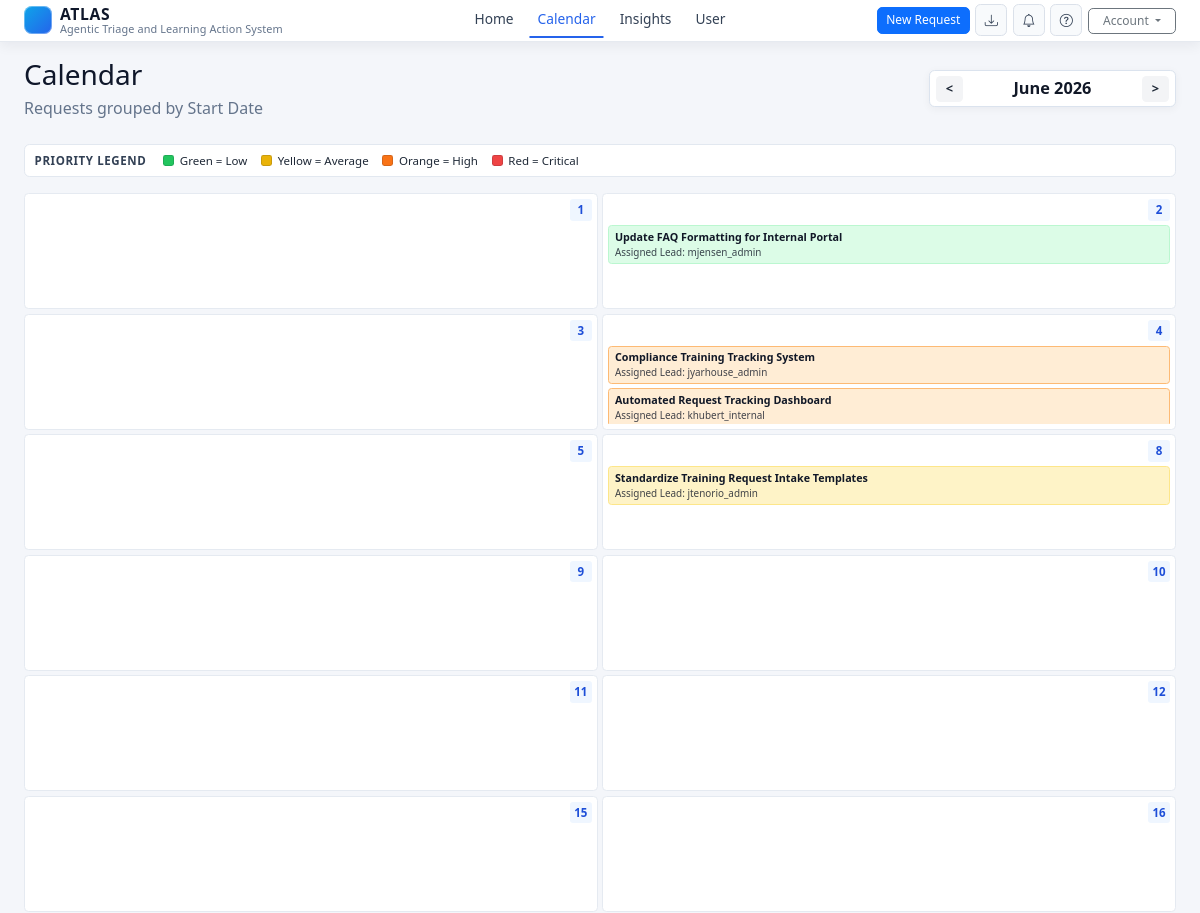
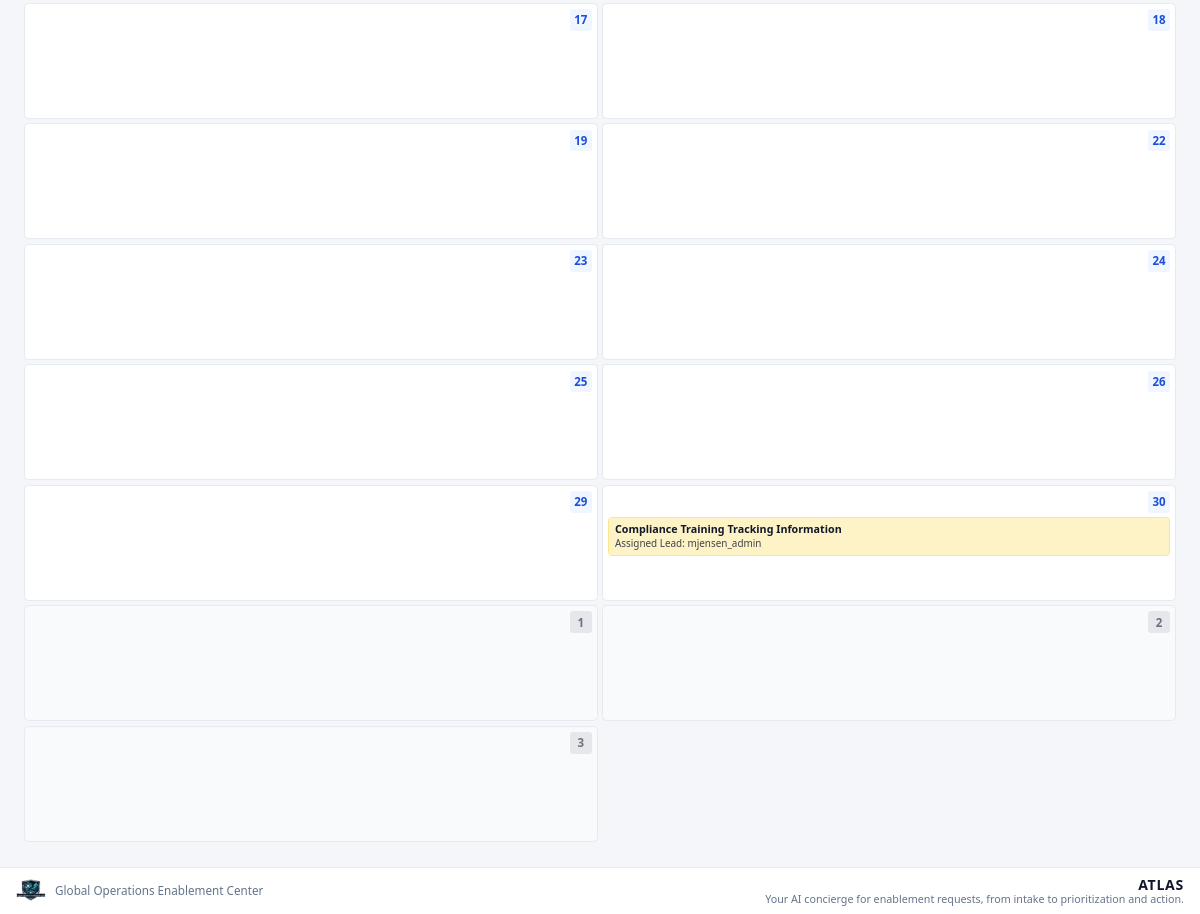
Page /calendar?year=2026&month=6 (signed in) on the committed database (2 pictures, top to bottom).
### app.py (models this page shows)
class Request(db.Model):
    id = db.Column(db.Integer, primary_key=True)
    request_number = db.Column(db.Integer, unique=True, nullable=False)
    project_name = db.Column(db.String(200), nullable=False)
    assigned_lead = db.Column(db.String(120), nullable=False)
    requested_by = db.Column(db.String(120), nullable=False)
    stakeholder_group = db.Column(db.String(120), nullable=False)
    content_type = db.Column(db.String(120), nullable=True)
    status = db.Column(db.String(60), nullable=False, default="New")
    description = db.Column(db.Text, nullable=True)
    business_outcome = db.Column(db.Text, nullable=False)
    reviewed = db.Column(db.Boolean, nullable=False, default=False)
    created_at = db.Column(db.DateTime, nullable=False, default=datetime.utcnow)
    start_date = db.Column(db.Date, nullable=True)
    end_date = db.Column(db.DateTime, nullable=True)
    visibility = db.Column(db.Integer, nullable=False, default=0)
    business_value = db.Column(db.Integer, nullable=False, default=0)
    reach = db.Column(db.Integer, nullable=False, default=0)
    reuse = db.Column(db.Integer, nullable=False, default=0)
    risk_compliance = db.Column(db.Integer, nullable=False, default=0)
    feasibility = db.Column(db.Integer, nullable=False, default=0)
    business_value_rationale = db.Column(db.Text, nullable=False, default="")
    reach_rationale = db.Column(db.Text, nullable=False, default="")
    reuse_rationale = db.Column(db.Text, nullable=False, default="")
    risk_compliance_rationale = db.Column(db.Text, nullable=False, default="")
    feasibility_rationale = db.Column(db.Text, nullable=False, default="")
    total_score = db.Column(db.Integer, nullable=False, default=0)
    priority = db.Column(db.String(30), nullable=False, default="Low")

### app.py (the view)
@app.route("/calendar")
@login_required
def calendar_view():
    today = datetime.utcnow().date()
    try:
        year = int(request.args.get("year", today.year))
    except (TypeError, ValueError):
        year = today.year
    if year < 1 or year > 9999:
        year = today.year
    try:
        month = int(request.args.get("month", today.month))
    except (TypeError, ValueError):
        month = today.month
    if month < 1 or month > 12:
        month = today.month
    month_start = datetime(year, month, 1).date()
    if month == 12:
        next_month_start = datetime(year + 1, 1, 1).date()
    else:
        next_month_start = datetime(year, month + 1, 1).date()
    month_requests = (
        Request.query.filter(Request.start_date.isnot(None))
        .filter(Request.start_date >= month_start)
        .filter(Request.start_date < next_month_start)
        .order_by(Request.start_date.asc(), Request.total_score.desc(), Request.project_name.asc())
        .all()
    )
    requests_by_day = {}
    for item in month_requests:
        requests_by_day.setdefault(item.start_date, []).append(item)
    for day_requests in requests_by_day.values():
        day_requests.sort(key=lambda item: (-item.total_score, item.priority, item.project_name.lower()))
    month_weeks = []
    for week in pycalendar.Calendar(firstweekday=0).monthdatescalendar(year, month):
        week_days = []
        for day in week:
            if day.weekday() >= 5:
                continue
            week_days.append(
                {
                    "date": day,
                    "day": day.day,
                    "is_current_month": day.month == month,
                    "is_today": day == today,
                    "requests": requests_by_day.get(day, []),
                }
            )
        month_weeks.append(week_days)
    (prev_year, prev_month), (next_year, next_month) = _month_bounds(year, month)
    return render_template(
        "calendar.html",
        current_year=year,
        current_month=month,
        month_name=pycalendar.month_name[month],
        month_weeks=month_weeks,
        day_labels=list(pycalendar.day_abbr[:5]),
        prev_month_url=url_for("calendar_view", year=prev_year, month=prev_month),
        next_month_url=url_for("calendar_view", year=next_year, month=next_month),
        today=today,
    )

### app.py (called while the page is built)
@login_manager.user_loader
def load_user(user_id):
    try:
        return User.query.get(int(user_id))
    except (TypeError, ValueError):
        return None

def _priority_rule_for_score(total):
    for rule in PRIORITY_RULES:
        if total >= rule["min_score"]:
            return rule
    return PRIORITY_RULES[-1]

def _month_bounds(year, month):
    prev_month = month - 1
    prev_year = year
    if prev_month < 1:
        prev_month = 12
        prev_year -= 1
    next_month = month + 1
    next_year = year
    if next_month > 12:
        next_month = 1
        next_year += 1
    return (prev_year, prev_month), (next_year, next_month)

@app.context_processor
def inject_download_url():
    dashboard_params = {
        key: value
        for key, value in request.args.items()
        if key in {
            "view",
            "q",
            "stakeholder_group",
            "requested_by",
            "assigned_lead",
            "status",
            "priority",
            "start_date_from",
            "start_date_to",
            "sort",
            "order",
        }
        and value
    }
    if request.endpoint == "dashboard" and dashboard_params:
        download_url = url_for("download_csv", **dashboard_params)
    else:
        download_url = url_for("download_csv")
    return {
        "download_url": download_url,
        "priority_levels": PRIORITY_RULES,
        "priority_meta_for_score": _priority_rule_for_score,
        "priority_meta_for_label": _priority_rule_for_label,
    }

### templates/calendar.html (shortened to what this page needs)
{% extends "base.html" %}
{% block content %}
<div class="calendar-page">
    <div class="d-flex flex-wrap align-items-center justify-content-between gap-3 mb-4">
        <div>
            <h1 class="h3 mb-1">Calendar</h1>
            <p class="text-muted mb-0">Requests grouped by Start Date</p>
        </div>
        <div class="calendar-nav-controls" aria-label="Calendar month navigation">
            <a class="calendar-nav-arrow" href="{{ prev_month_url }}" aria-label="Previous month">&lt;</a>
            <div class="calendar-month-title">{{ month_name }} {{ current_year }}</div>
            <a class="calendar-nav-arrow" href="{{ next_month_url }}" aria-label="Next month">&gt;</a>
        </div>
    </div>
    <div class="calendar-priority-legend mb-3" role="note" aria-label="Priority legend">
        <span class="calendar-legend-title">Priority Legend</span>
        <span class="calendar-legend-item">
            <span class="calendar-legend-swatch swatch-low" aria-hidden="true"></span>
            Green = Low
        </span>
        <span class="calendar-legend-item">
            <span class="calendar-legend-swatch swatch-average" aria-hidden="true"></span>
            Yellow = Average
        </span>
        <span class="calendar-legend-item">
            <span class="calendar-legend-swatch swatch-high" aria-hidden="true"></span>
            Orange = High
        </span>
        <span class="calendar-legend-item">
            <span class="calendar-legend-swatch swatch-critical" aria-hidden="true"></span>
            Red = Critical
        </span>
    </div>
    <div class="calendar-grid">
        {% for week in month_weeks %}
            {% for day in week %}
                <div class="calendar-day {% if not day.is_current_month %}calendar-day-outside{% endif %} {% if day.is_today %}calendar-day-today{% endif %}">
                    <div class="calendar-day-header">
                        <span class="calendar-day-number">{{ day.day }}</span>
                    </div>
                    <div class="calendar-day-items">
                        {% for item in day.requests %}
                            {% set item_priority = priority_meta_for_score(item.total_score) %}
                            {% set priority_class = 'calendar-item-' ~ item_priority.slug %}
                            <a class="calendar-item {{ priority_class }}" href="{{ url_for('view_request', request_id=item.id) }}" aria-label="Open {{ item.project_name }} request details">
                                <div class="calendar-item-project">{{ item.project_name }}</div>
                                <div class="calendar-item-assigned-lead">Assigned Lead: {{ item.assigned_lead }}</div>
                            </a>
                        {% endfor %}
                    </div>
                </div>
            {% endfor %}
        {% endfor %}
    </div>
</div>
{% endblock %}

### templates/base.html (style rules this page uses)
:root { --app-bg: #f4f6fa; --app-text: #0f172a; --surface-bg: #ffffff; --surface-border: #e6eaf0; --muted-text: #64748b; --card-bg: #fbfcfe; --card-border: #e5eaf1; --table-head-bg: #f3f6fa; --table-row-hover: #f8fbff; --input-bg: #ffffff; }
html, body { height: 100%; }
body { background: var(--app-bg); color: var(--app-text); min-height: 100vh; display: flex; flex-direction: column; margin: 0; }
.text-muted, .text-secondary { color: var(--muted-text) !important; }

### templates/calendar.html (style rules this page uses)
.calendar-page { padding-bottom: 0.6rem; }
.calendar-month-title { min-width: 170px; text-align: center; font-size: 1.02rem; font-weight: 700; color: #111827; }
.calendar-nav-controls { display: inline-flex; align-items: center; gap: 0.3rem; padding: 0.28rem 0.4rem; background: #fff; border: 1px solid #dbe3ee; border-radius: 0.35rem; box-shadow: 0 2px 8px rgba(17, 24, 39, 0.05); }
.calendar-nav-arrow { width: 1.65rem; height: 1.65rem; display: inline-flex; align-items: center; justify-content: center; border-radius: 0.28rem; text-decoration: none; font-weight: 800; font-size: 0.8rem; color: #1f2937; background: #f3f4f6; transition: background-color 0.15s ease, transform 0.15s ease; }
.calendar-priority-legend { display: flex; flex-wrap: wrap; gap: 0.5rem 0.85rem; align-items: center; padding: 0.45rem 0.6rem; background: #fff; border: 1px solid #e2e8f0; border-radius: 0.35rem; }
.calendar-legend-title { font-size: 0.72rem; font-weight: 700; color: #334155; text-transform: uppercase; letter-spacing: 0.05em; margin-right: 0.2rem; }
.calendar-legend-item { display: inline-flex; align-items: center; gap: 0.35rem; font-size: 0.72rem; color: #1f2937; line-height: 1; white-space: nowrap; }
.calendar-legend-swatch { width: 0.7rem; height: 0.7rem; border-radius: 0.15rem; border: 1px solid rgba(15, 23, 42, 0.15); }
.swatch-low { background: #22c55e; }
.swatch-average { background: #eab308; }
.swatch-high { background: #f97316; }
.swatch-critical { background: #ef4444; }
.calendar-grid { display: grid; grid-template-columns: repeat(5, minmax(0, 1fr)); gap: 0.28rem; }
.calendar-day { height: 116px; background: #fff; border: 1px solid #e5eaf1; border-radius: 0.28rem; padding: 0.32rem; box-shadow: none; display: flex; flex-direction: column; gap: 0.28rem; transition: background-color 0.12s ease, border-color 0.12s ease; }
.calendar-day-outside { background: #f8fafc; color: #9ca3af; opacity: 1; }
.calendar-day-header { display: flex; justify-content: flex-end; }
.calendar-day-number { width: 1.35rem; height: 1.35rem; display: inline-flex; align-items: center; justify-content: center; border-radius: 0.2rem; background: #eff6ff; color: #1d4ed8; font-weight: 700; font-size: 0.72rem; }
.calendar-day-outside .calendar-day-number { background: #e5e7eb; color: #6b7280; }
.calendar-day-items { display: flex; flex-direction: column; gap: 0.24rem; overflow: auto; }
.calendar-item { border-radius: 0.22rem; padding: 0.28rem 0.35rem; color: #111827; border: 1px solid transparent; box-shadow: none; text-decoration: none; display: block; transition: border-color 0.12s ease, box-shadow 0.12s ease; }
.calendar-item-high { background: #ffedd5; border-color: #fdba74; }
.calendar-item-average { background: #fef3c7; border-color: #fde68a; }
.calendar-item-low { background: #dcfce7; border-color: #bbf7d0; }
.calendar-item-project { font-size: 0.67rem; font-weight: 600; line-height: 1.25; flex: 1; }
.calendar-item-assigned-lead { margin-top: 0.15rem; font-size: 0.62rem; color: rgba(17, 24, 39, 0.8); line-height: 1.2; font-weight: 500; }
@media (max-width: 1200px) { .calendar-grid { grid-template-columns: repeat(2, minmax(0, 1fr)); } }

### rows in the picture
Request: project_name "Update FAQ Formatting for Internal Portal", assigned_lead "mjensen_admin"
Request: project_name "Compliance Training Tracking System", assigned_lead "jyarhouse_admin"
Request: project_name "Automated Request Tracking Dashboard", assigned_lead "khubert_internal"
Request: project_name "Standardize Training Request Intake Templates", assigned_lead "jtenorio_admin"
Request: project_name "Compliance Training Tracking Information", assigned_lead "mjensen_admin"

### other values in the picture
{{ month_name }} "June"
{{ current_year }} "2026"
{{ day.day }} "1" "2" "3" "4" "5" "8" "9" "10" "11" "12" "15" "16" "17" "18" "19" "22" "23" "24" "25" "26" "29" "30" "1" "2" "3"
